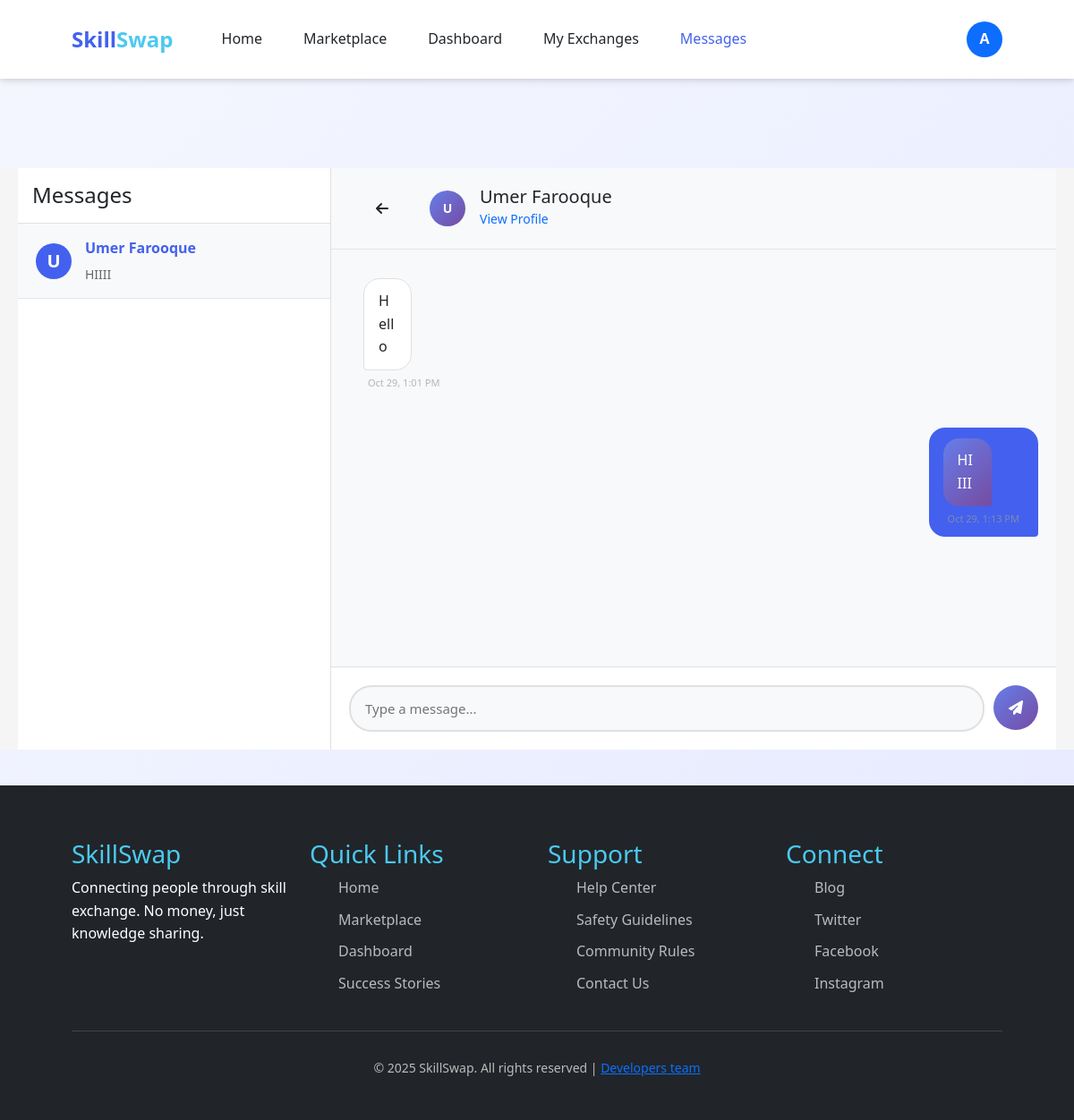
The app's page /messages/2/ (signed in) with its own data.
### main/models.py (models this page shows, shortened)
class UserProfile(models.Model):
    user = models.OneToOneField(User, on_delete=models.CASCADE)
    full_name = models.CharField(max_length=150)
    bio = models.TextField()
    location = models.CharField(max_length=100)
    certifications = models.FileField(
        upload_to="certifications/", blank=True, null=True
    )
    created_at = models.DateTimeField(auto_now_add=True)

class Message(models.Model):
    sender = models.ForeignKey(
        settings.AUTH_USER_MODEL,
        on_delete=models.CASCADE,
        related_name="sent_messages"
    )
    receiver = models.ForeignKey(
        settings.AUTH_USER_MODEL,
        on_delete=models.CASCADE,
        related_name="received_messages"
    )
    content = models.TextField()
    timestamp = models.DateTimeField(auto_now_add=True)
    is_read = models.BooleanField(default=False)
    class Meta:
        ordering = ["timestamp"]
        indexes = [
            models.Index(fields=["timestamp"]),
            models.Index(fields=["is_read"]),
            models.Index(fields=["receiver", "is_read"]),
            models.Index(fields=["sender", "receiver"]),
        ]

### main/views.py (the view, shortened to what this page needs)
# urls.py: path("messages/", views.messages_view, name="messages"),
@login_required
def messages_view(request, user_id=None):
    current_user = request.user
    sent_to_ids = (
        Message.objects.filter(sender=current_user)
        .values_list("receiver_id", flat=True)
        .distinct()
    )
    received_from_ids = (
        Message.objects.filter(receiver=current_user)
        .values_list("sender_id", flat=True)
        .distinct()
    )
    conversation_user_ids = set(list(sent_to_ids) + list(received_from_ids))
    conversation_users = User.objects.filter(id__in=conversation_user_ids).select_related("userprofile")
    user_map = {user.id: user for user in conversation_users}
    all_messages = Message.objects.filter(
        Q(sender=current_user, receiver_id__in=conversation_user_ids)
        | Q(sender_id__in=conversation_user_ids, receiver=current_user)
    ).select_related("sender", "receiver")
    conversations = []
    for uid in conversation_user_ids:
        other_user = user_map.get(uid)
        if not other_user:
            continue
        user_messages = [
            m for m in all_messages
            if (m.sender_id == current_user.id and m.receiver_id == uid)
            or (m.sender_id == uid and m.receiver_id == current_user.id)
        ]
        last_message = max(user_messages, key=lambda m: m.timestamp, default=None)
        unread_count = sum(
            1 for m in user_messages
            if m.sender_id == uid and m.receiver_id == current_user.id and not m.is_read
        )
        conversations.append(
            {
                "user": other_user,
                "last_message": last_message,
                "unread_count": unread_count,
            }
        )
    conversations.sort(
        key=lambda x: (
            x["last_message"].timestamp if x["last_message"] else x["user"].date_joined
        ),
        reverse=True,
    )
    selected_user = None
    messages_list = []
    if user_id:
        selected_user = get_object_or_404(User.objects.select_related("userprofile"), id=user_id)
        Message.objects.filter(
            sender=selected_user, receiver=current_user, is_read=False
        ).update(is_read=True)
        messages_list = (
            Message.objects.filter(
                Q(sender=current_user, receiver=selected_user)
                | Q(sender=selected_user, receiver=current_user)
            )
            .order_by("timestamp")
            .select_related("sender", "receiver")
        )
    context = {
        "conversations": conversations,
        "selected_user": selected_user,
        "messages": messages_list,
    }
    return render(request, "messages.html", context)

### main/templates/messages.html (shortened to what this page needs)
{% extends "base.html" %}
{% load static %}
{% block styles %}
<link rel="stylesheet" href="{% static 'css/home.css' %}">
{% endblock %}
{% block content %}
<div class="messages-container">
    <div class="conversations-sidebar">
        <div class="p-3 border-bottom">
            <h4 class="mb-0">Messages</h4>
        </div>
        {% if conversations %}
            {% for conv in conversations %}
            <a href="{% url 'conversation' conv.user.id %}" class="conversation-item {% if selected_user and selected_user.id == conv.user.id %}active{% endif %}">
                <div class="d-flex align-items-center">
                    <div class="user-avatar">
                        {% if conv.user.userprofile.full_name %}
                            {{ conv.user.userprofile.full_name|slice:":1"|upper }}
                        {% else %}
                            {{ conv.user.username|slice:":1"|upper }}
                        {% endif %}
                    </div>
                    <div class="conversation-info">
                        <div class="conversation-name">
                            {% if conv.user.userprofile.full_name %}
                                {{ conv.user.userprofile.full_name }}
                            {% else %}
                                {{ conv.user.username }}
                            {% endif %}
                        </div>
                        <div class="last-message">
                            {% if conv.last_message %}
                                {{ conv.last_message.content|truncatewords:8 }}
                            {% else %}
                                No messages yet
                            {% endif %}
                        </div>
                    </div>
                </div>
            </a>
            {% endfor %}
        {% endif %}
    </div>
    {% if selected_user %}
    <div class="chat-main" style="flex: 1; display: flex; flex-direction: column; background: white;">
        <div class="chat-header">
            <div class="d-flex align-items-center">
                <a href="{% url 'messages' %}" class="btn btn-link text-dark me-3">
                    <i class="fas fa-arrow-left"></i>
                </a>
                <div class="user-avatar-small me-3" style="width: 40px; height: 40px; border-radius: 50%; background: linear-gradient(135deg, #667eea 0%, #764ba2 100%); display: flex; align-items: center; justify-content: center; color: white; font-weight: bold;">
                    {% if selected_user.userprofile.full_name %}
                        {{ selected_user.userprofile.full_name|slice:":1"|upper }}
                    {% else %}
                        {{ selected_user.username|slice:":1"|upper }}
                    {% endif %}
                </div>
                <div>
                    <h5 class="mb-0">
                        {% if selected_user.userprofile.full_name %}
                            {{ selected_user.userprofile.full_name }}
                        {% else %}
                            {{ selected_user.username }}
                        {% endif %}
                    </h5>
                    <small class="text-muted">
                        <a href="{% url 'profile' selected_user.id %}" class="text-decoration-none">View Profile</a>
                    </small>
                </div>
            </div>
        </div>
        <div class="chat-messages" id="chatMessages" style="flex: 1; overflow-y: auto; padding: 20px; background: #f8f9fa;">
            {% if messages %}
                {% for message in messages %}
                <div class="message {% if message.sender == request.user %}sent{% else %}received{% endif %}" style="margin-bottom: 15px; display: flex; align-items: flex-end; {% if message.sender == request.user %}justify-content: flex-end;{% endif %}">
                    <div>
                        <div class="message-bubble" style="max-width: 60%; padding: 12px 16px; border-radius: 18px; word-wrap: break-word; {% if message.sender != request.user %}background: white; border: 1px solid #e0e0e0; border-bottom-left-radius: 4px;{% else %}background: linear-gradient(135deg, #667eea 0%, #764ba2 100%); color: white; border-bottom-right-radius: 4px;{% endif %}">
                            {{ message.content }}
                        </div>
                        <div class="message-time {% if message.sender == request.user %}text-end{% endif %}" style="font-size: 11px; color: #999; margin-top: 5px; padding: 0 5px;">
                            {{ message.timestamp|date:"M d, g:i A" }}
                        </div>
                    </div>
                </div>
                {% endfor %}
            {% else %}
                <div class="text-center text-muted mt-5">
                    <i class="fas fa-comments fa-3x mb-3" style="opacity: 0.2;"></i>
                    <p>No messages yet. Start the conversation!</p>
                </div>
            {% endif %}
        </div>
        <div class="chat-input-area" style="padding: 20px; background: white; border-top: 1px solid #e0e0e0;">
            <form method="post" class="chat-input-form" style="display: flex; gap: 10px;">
                <input
                    type="text"
                    name="content"
                    class="chat-input"
                    placeholder="Type a message..."
                    required
                    autocomplete="off"
                    style="flex: 1; padding: 12px 16px; border: 2px solid #e0e0e0; border-radius: 25px; font-size: 15px;"
                >
                <button type="submit" class="send-button" style="width: 50px; height: 50px; border-radius: 50%; background: linear-gradient(135deg, #667eea 0%, #764ba2 100%); border: none; color: white; cursor: pointer;">
                    <i class="fas fa-paper-plane"></i>
                </button>
            </form>
        </div>
    </div>
    {% else %}
    <div class="empty-state">
        <i class="fas fa-comment-dots"></i>
        <h5>Select a conversation</h5>
        <p>Choose a conversation from the sidebar to start messaging</p>
    </div>
    {% endif %}
</div>
{% endblock %}

### main/templates/base.html (shortened to what this page needs)
{% load static %}
<!DOCTYPE html>
<html lang="en">
<head>
    {% block styles %} {% endblock styles %}
    <link rel="stylesheet" href="https://cdn.jsdelivr.net/npm/bootstrap@5.3.0/dist/css/bootstrap.min.css">
    <link rel="stylesheet" href="https://cdnjs.cloudflare.com/ajax/libs/font-awesome/6.4.0/css/all.min.css">
    <link rel="stylesheet" href="{% static 'css/style.css' %}">
</head>
<body>
    <header>
  <nav class="navbar navbar-expand-lg navbar-light bg-white shadow-sm">
    <div class="container">
      <a class="navbar-brand logo" href="{% url 'marketplace' %}">
        Skill<span>Swap</span>
      </a>
      <div class="collapse navbar-collapse" id="navbarNav">
        <ul class="navbar-nav me-auto nav-links">
          <li class="nav-item">
            <a class="nav-link {% if request.resolver_match.url_name == 'index' %}active{% endif %}" href="{% url 'index' %}">Home</a>
          </li>
          <li class="nav-item">
            <a class="nav-link {% if request.resolver_match.url_name == 'marketplace' %}active{% endif %}" href="{% url 'marketplace' %}">Marketplace</a>
          </li>
          <li class="nav-item">
            <a class="nav-link {% if request.resolver_match.url_name == 'dashboard' %}active{% endif %}" href="{% url 'dashboard' %}">Dashboard</a>
          </li>
          {% if user.is_authenticated %}
          <li class="nav-item">
            <a class="nav-link {% if request.resolver_match.url_name == 'exchanges' %}active{% endif %}" href="{% url 'exchanges' %}">My Exchanges</a>
          </li>
          <li class="nav-item">
            <a class="nav-link {% if request.resolver_match.url_name == 'messages' or request.resolver_match.url_name == 'conversation' %}active{% endif %}" href="{% url 'messages' %}">
              Messages
            </a>
          </li>
          {% endif %}
        </ul>
        <div class="d-flex align-items-center">
          {% if user.is_authenticated %}
            <div class="dropdown">
              <a href="#" class="d-flex align-items-center text-decoration-none dropdown-toggle" id="userDropdown" data-bs-toggle="dropdown" aria-expanded="false">
                <div class="rounded-circle bg-primary text-white d-flex justify-content-center align-items-center" style="width:40px; height:40px; font-weight:600;">
                  {% if user.first_name %}
                    {{ user.first_name|slice:":1"|upper }}
                  {% else %}
                    {{ user.username|slice:":1"|upper }}
                  {% endif %}
                </div>
              </a>
            </div>
          {% else %}
            <a href="{% url 'login' %}" class="btn btn-outline me-2">Log In</a>
            <a href="{% url 'signup' %}" class="btn btn-primary">Register</a>
          {% endif %}
        </div>
      </div>
    </div>
  </nav>
</header>
    <main>
        {% block content %}
        {% endblock content %}
    </main>
    <footer>
        <div class="container">
            <div class="row">
                <div class="col-lg-3 col-md-6 mb-4">
                    <h3>SkillSwap</h3>
                    <p>Connecting people through skill exchange. No money, just knowledge sharing.</p>
                </div>
                <div class="col-lg-3 col-md-6 mb-4">
                    <h3>Quick Links</h3>
                    <ul class="footer-links">
                        <li><a href="{% url 'index' %}">Home</a></li>
                        <li><a href="{% url 'marketplace' %}">Marketplace</a></li>
                        <li><a href="{% url 'dashboard' %}">Dashboard</a></li>
                        <li><a href="#">Success Stories</a></li>
                    </ul>
                </div>
                <div class="col-lg-3 col-md-6 mb-4">
                    <h3>Support</h3>
                    <ul class="footer-links">
                        <li><a href="#">Help Center</a></li>
                        <li><a href="#">Safety Guidelines</a></li>
                        <li><a href="#">Community Rules</a></li>
                        <li><a href="#">Contact Us</a></li>
                    </ul>
                </div>
                <div class="col-lg-3 col-md-6 mb-4">
                    <h3>Connect</h3>
                    <ul class="footer-links">
                        <li><a href="#">Blog</a></li>
                        <li><a href="#">Twitter</a></li>
                        <li><a href="#">Facebook</a></li>
                        <li><a href="#">Instagram</a></li>
                    </ul>
                </div>
            </div>
            <div class="copyright text-center">
                <p>&copy; 2025 SkillSwap. All rights reserved | <a class="secondary-link link-underline-opacity-0" href="{% url "devteam" %}">Developers team</a></p>
            </div>
        </div>
    </footer>
</body>
</html>

### records on screen
Message: content "Hello", timestamp "Oct 29, 1:01 PM"
Message: content "HIIII", timestamp "Oct 29, 1:13 PM"

### other values on screen
{{ user.username|slice:":1"|upper }} "A"
{{ conv.user.userprofile.full_name|slice:":1"|upper }} "U"
{{ conv.user.userprofile.full_name }} "Umer Farooque"
{{ conv.last_message.content|truncatewords:8 }} "HIIII"
{{ selected_user.userprofile.full_name|slice:":1"|upper }} "U"
{{ selected_user.userprofile.full_name }} "Umer Farooque"
